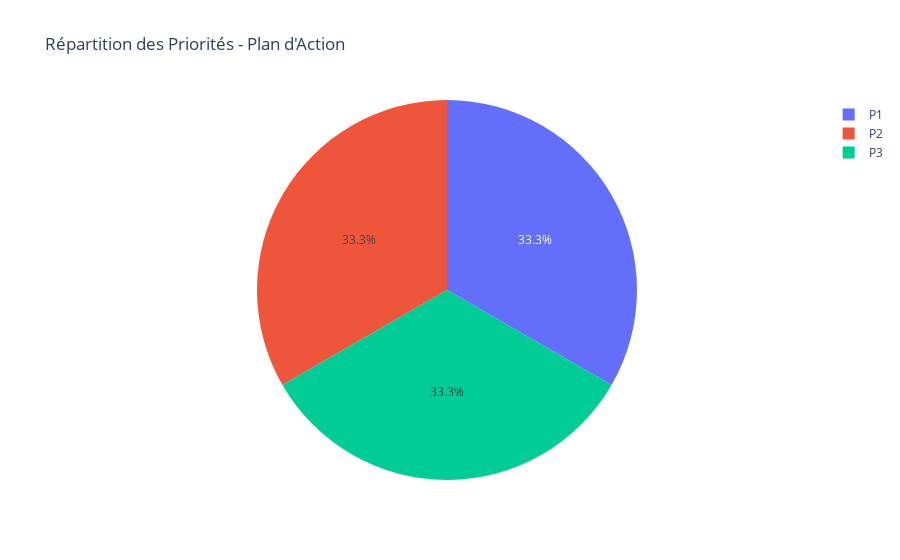

Notebook code cell kept with this figure:
### Markdown cell above
## 🚨 6. Système d'Alertes et Recommandations

### Code cell
# Système d'alertes automatisées basé sur les seuils métier
alerts = []
recommendations = []

# Seuils critiques définis par l'expertise métier
THRESHOLDS = {
    'rating_critical': 3.0,
    'sentiment_critical': -0.3,
    'criticality_high': 0.7,
    'volume_spike': 150  # Par mois
}

# 1. Alertes par catégorie
for category, data in category_analysis.iterrows():
    if data['rating_mean'] < THRESHOLDS['rating_critical']:
        alerts.append({
            'level': 'CRITIQUE',
            'category': category,
            'metric': 'Note moyenne',
            'value': data['rating_mean'],
            'threshold': THRESHOLDS['rating_critical'],
            'description': f"Note moyenne dangereusement basse: {data['rating_mean']:.2f}/5"
        })
        
        recommendations.append({
            'priority': 'P0 - IMMÉDIAT',
            'category': category,
            'action': f"Audit complet des processus {category.replace('_', ' ')}",
            'timeline': '48h',
            'owner': 'Direction Supply Chain',
            'impact': 'Critique - Image de marque'
        })
    
    if data['sentiment_mean'] < THRESHOLDS['sentiment_critical']:
        alerts.append({
            'level': 'ÉLEVÉ',
            'category': category,
            'metric': 'Sentiment',
            'value': data['sentiment_mean'],
            'threshold': THRESHOLDS['sentiment_critical'],
            'description': f"Sentiment très négatif détecté: {data['sentiment_mean']:.3f}"
        })
    
    if data['criticality_mean'] > THRESHOLDS['criticality_high']:
        alerts.append({
            'level': 'ÉLEVÉ',
            'category': category,
            'metric': 'Criticité',
            'value': data['criticality_mean'],
            'threshold': THRESHOLDS['criticality_high'],
            'description': f"Score de criticité élevé: {data['criticality_mean']:.3f}"
        })

# 2. Détection d'anomalies temporelles
recent_data = df_demo[df_demo['date_published'] >= df_demo['date_published'].max() - pd.Timedelta(days=30)]
recent_volume = len(recent_data)
avg_monthly_volume = len(df_demo) / 12

if recent_volume > avg_monthly_volume * 1.5:
    alerts.append({
        'level': 'ATTENTION',
        'category': 'Global',
        'metric': 'Volume',
        'value': recent_volume,
        'threshold': avg_monthly_volume * 1.5,
        'description': f"Pic de volume détecté: {recent_volume} avis vs {avg_monthly_volume:.0f} habituels"
    })

# 3. Recommandations stratégiques automatiques
worst_category = category_analysis.index[-1]  # Dernière dans le classement
best_category = category_analysis.index[0]   # Première dans le classement

recommendations.extend([
    {
        'priority': 'P1 - URGENT',
        'category': worst_category,
        'action': f"Plan d'amélioration immédiat pour {worst_category.replace('_', ' ')}",
        'timeline': '1 semaine',
        'owner': 'Chef de projet Supply Chain',
        'impact': 'Amélioration satisfaction client'
    },
    {
        'priority': 'P2 - MOYEN TERME',
        'category': 'Global',
        'action': f"Réplication des bonnes pratiques de {best_category.replace('_', ' ')} vers autres catégories",
        'timeline': '1 mois',
        'owner': 'Équipe Amélioration Continue',
        'impact': 'Optimisation globale des processus'
    },
    {
        'priority': 'P3 - LONG TERME',
        'category': 'Innovation',
        'action': "Mise en place IA prédictive pour anticipation des problèmes",
        'timeline': '3 mois',
        'owner': 'Équipe Data Science',
        'impact': 'Prévention proactive des insatisfactions'
    }
])

# Affichage des alertes
print("🚨 ALERTES AUTOMATIQUES")
print("=" * 25)

if not alerts:
    print("🟢 Aucune alerte critique détectée")
else:
    for alert in sorted(alerts, key=lambda x: {'CRITIQUE': 3, 'ÉLEVÉ': 2, 'ATTENTION': 1}[x['level']], reverse=True):
        icon = "🔴" if alert['level'] == 'CRITIQUE' else "🟡" if alert['level'] == 'ÉLEVÉ' else "🟠"
        print(f"{icon} {alert['level']} - {alert['category']}")
        print(f"   {alert['description']}")
        print(f"   Seuil: {alert['threshold']} | Valeur: {alert['value']:.3f}")
        print()

# Affichage des recommandations
print("💡 PLAN D'ACTION RECOMMANDÉ")
print("=" * 30)

for i, rec in enumerate(recommendations, 1):
    priority_icon = "🔴" if 'P0' in rec['priority'] else "🟡" if 'P1' in rec['priority'] else "🟢"
    print(f"{priority_icon} Action #{i} - {rec['priority']}")
    print(f"   📋 Catégorie: {rec['category']}")
    print(f"   ⚡ Action: {rec['action']}")
    print(f"   ⏱️  Délai: {rec['timeline']}")
    print(f"   👤 Responsable: {rec['owner']}")
    print(f"   📈 Impact: {rec['impact']}")
    print()

# Graphique de priorisation des actions
priority_counts = {}
for rec in recommendations:
    priority = rec['priority'].split(' - ')[0]
    priority_counts[priority] = priority_counts.get(priority, 0) + 1

fig_priority = px.pie(
    values=list(priority_counts.values()),
    names=list(priority_counts.keys()),
    title="Répartition des Priorités - Plan d'Action"
)
fig_priority.show()

### Figure 1 — Plotly figure (JSON) as saved in the notebook; plotly's stock layout.template omitted (floating-point values rounded to 4 significant figures)
{"data": [{"domain": {"x": [0, 1], "y": [0, 1]}, "hovertemplate": "label=%{label}<br>value=%{value}<extra></extra>", "labels": ["P1", "P2", "P3"], "legendgroup": "", "name": "", "showlegend": true, "type": "pie", "values": [1, 1, 1]}], "layout": {"legend": {"tracegroupgap": 0}, "title": {"text": "Répartition des Priorités - Plan d'Action"}}}
